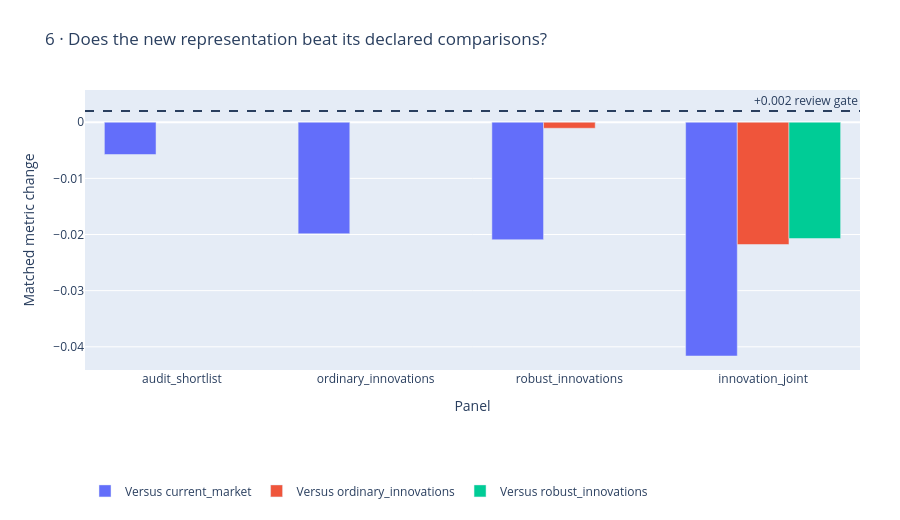

Notebook code for this chart:
### Markdown cell above
## Incremental value

A panel must beat its declared references, not merely the weakest model. Thresholds allocate further compute; no model is promoted.

### Code cell
figures[5].show()

### Figure 1 — Plotly figure (JSON) as saved in the notebook; plotly's stock layout.template omitted (floating-point values rounded to 4 significant figures)
{"data": [{"name": "Versus current_market", "type": "bar", "x": ["audit_shortlist", "ordinary_innovations", "robust_innovations", "innovation_joint"], "y": [-0.00575, -0.01986, -0.02093, -0.04164]}, {"name": "Versus ordinary_innovations", "type": "bar", "x": ["audit_shortlist", "ordinary_innovations", "robust_innovations", "innovation_joint"], "y": [null, null, -0.001072, -0.02178]}, {"name": "Versus robust_innovations", "type": "bar", "x": ["audit_shortlist", "ordinary_innovations", "robust_innovations", "innovation_joint"], "y": [null, null, null, -0.02071]}], "layout": {"annotations": [{"showarrow": false, "text": "+0.002 review gate", "x": 1, "xanchor": "right", "xref": "x domain", "y": 0.002, "yanchor": "bottom", "yref": "y"}], "height": 520, "legend": {"orientation": "h", "y": -0.38}, "margin": {"b": 150, "l": 85, "r": 40, "t": 90}, "shapes": [{"line": {"dash": "dash"}, "type": "line", "x0": 0, "x1": 1, "xref": "x domain", "y0": 0.002, "y1": 0.002, "yref": "y"}], "title": {"text": "6 · Does the new representation beat its declared comparisons?"}, "xaxis": {"title": {"text": "Panel"}}, "yaxis": {"title": {"text": "Matched metric change"}}}}
